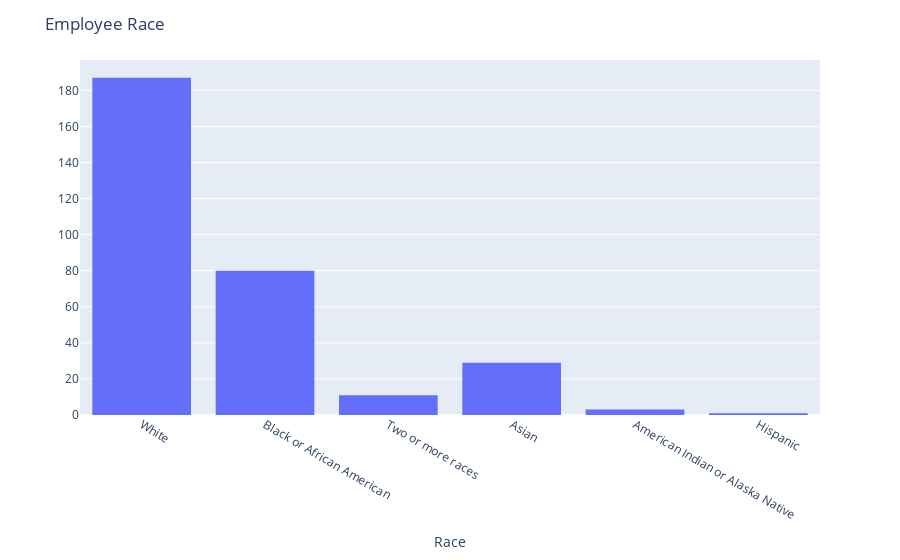

Write notebook code for a chart like this one.
### Code cell
# how diverse is this corporate?

fig = px.histogram(data, x="RaceDesc")

fig.update_layout(
    title_text='Employee Race',
    xaxis_title_text='Race',
    yaxis_title_text='', 
)
fig.show()

### Figure 1 — Plotly figure (JSON) as saved in the notebook; plotly's stock layout.template omitted (floating-point values rounded to 4 significant figures; data arrays with more than 128 entries replaced by an {"elided": "..."} marker saying what was removed)
{"data": [{"alignmentgroup": "True", "bingroup": "x", "hovertemplate": "RaceDesc=%{x}<br>count=%{y}<extra></extra>", "legendgroup": "", "marker": {"color": "#636efa"}, "name": "", "offsetgroup": "", "orientation": "v", "showlegend": false, "type": "histogram", "x": {"elided": "311 str values"}, "xaxis": "x", "yaxis": "y"}], "layout": {"barmode": "relative", "legend": {"tracegroupgap": 0}, "margin": {"t": 60}, "title": {"text": "Employee Race"}, "xaxis": {"anchor": "y", "domain": [0, 1], "title": {"text": "Race"}}, "yaxis": {"anchor": "x", "domain": [0, 1], "title": {"text": ""}}}}
